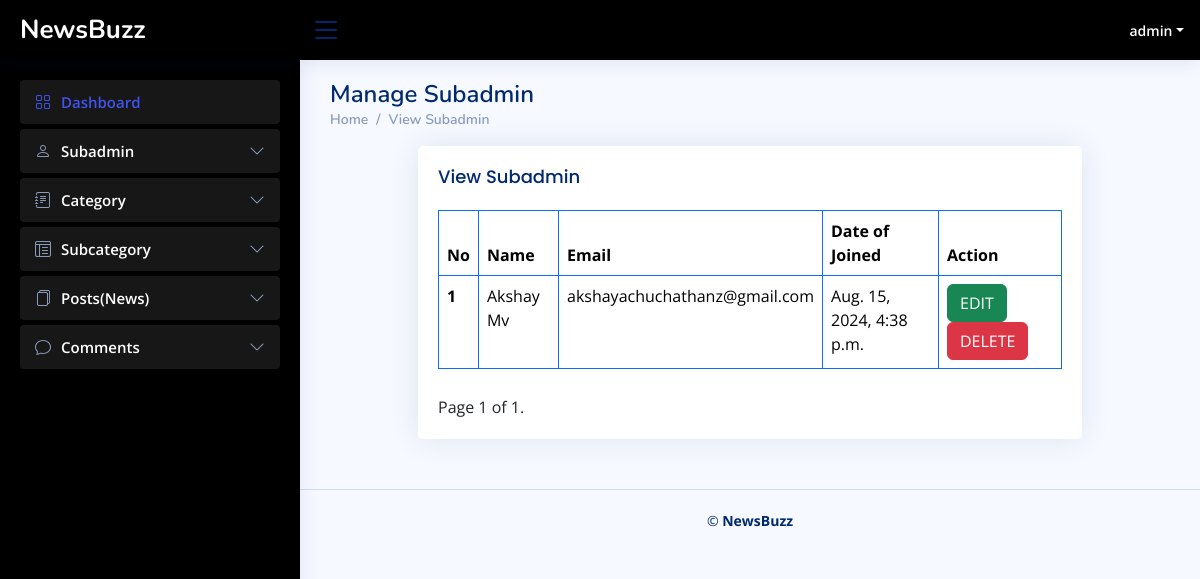
Page /viewsubadmin (signed in) on the committed database.
### newsapp/models.py (models this page shows)
class Customeuser(AbstractUser):
    USER={
        (1,'admin'),
        (2,'subadmin')
    }
    user_type=models.CharField(choices=USER,default=1,max_length=100)
    profile_pic = models.ImageField(upload_to='media/profileimage')

### newsportalprj/adminviews.py (the view)
# urls.py: path('viewsubadmin',adminviews.viewsubadmin,name='viewsubadmin'),
@login_required(login_url = 'index')
def viewsubadmin(request):
    subadmin=Customeuser.objects.filter(user_type=2)
    paginator = Paginator(subadmin, 10)
    page_number = request.GET.get('page')
    try:
        subadmin = paginator.page(page_number)
    except PageNotAnInteger:
        subadmin = paginator.page(1)
    except EmptyPage:
        subadmin = paginator.page(paginator.num_pages)
    context={
        'subad':subadmin
    }
    return render(request,'admin/viewsubadmin.html',context)

### templates/admin/viewsubadmin.html (shortened to what this page needs)
{% extends 'base.html' %}
{% block content %}
  <div class="pagetitle">
      <h1>Manage Subadmin</h1>
      <nav>
        <ol class="breadcrumb">
          <li class="breadcrumb-item"><a href="{% url 'dashboard' %}">Home</a></li>
          <li class="breadcrumb-item">View Subadmin</li>
        </ol>
      </nav>
    </div>
    <section class="section">
      <div class="row">
        <div class="col-lg-12" style="padding-left: 100px;padding-right: 100px;">
          <div class="card">
            <div class="card-body">
              <h5 class="card-title">View Subadmin</h5>
              <table class="table table-bordered border-primary">
                <thead>
                  <tr>
                    <th scope="col">No</th>
                    <th scope="col">Name</th>
                    <th scope="col">Email</th>
                    <th scope="col">Date of Joined</th>
                    <th scope="col">Action</th>
                  </tr>
                </thead>
                <tbody>
                    {% for i in subad %}
                  <tr>
                    <th scope="row">{{ forloop.counter }}</th>
                    <td>{{i.first_name}} {{i.last_name}}</td>
                    <td>{{i.email}}</td>
                    <td>{{i.date_joined}}</td>
                    <td><a href="{% url 'editsubadmin' i.id %}" class="btn btn-success">
                        EDIT</a> <a href="{% url 'deletesubadmin' i.id %}" class="btn btn-danger">
                            DELETE</a></td>
                  </tr>{% endfor %}
                </tbody>
              </table>
              <div class="pagination" style="padding-top: 10px;text-align: center;">
                <span class="step-links">
                    <span class="current">
                        Page {{ subad.number }} of {{ subad.paginator.num_pages }}.
                    </span>
                </span>
            </div>
            </div>
          </div>
        </div>
      </div>
    </section>  {% endblock %}

### static/assets/css/style.css (style rules this page uses)
:root { scroll-behavior: smooth; }
body { font-family: "Open Sans", sans-serif; background: #f6f9ff; color: #444444; }
a { color: #4154f1; text-decoration: none; }
h1, h2, h3, h4, h5, h6 { font-family: "Nunito", sans-serif; }
.pagetitle { margin-bottom: 10px; }
.pagetitle h1 { font-size: 24px; margin-bottom: 0; font-weight: 600; color: #012970; }
.card { margin-bottom: 30px; border: none; border-radius: 5px; box-shadow: 0px 0 30px rgba(1, 41, 112, 0.1); }
.card-title { padding: 20px 0 15px 0; font-size: 18px; font-weight: 500; color: #012970; font-family: "Poppins", sans-serif; }
.card-body { padding: 0 20px 20px 20px; }
.breadcrumb { font-size: 14px; font-family: "Nunito", sans-serif; color: #899bbd; font-weight: 600; }
.breadcrumb a { color: #899bbd; transition: 0.3s; }
.breadcrumb .breadcrumb-item::before { color: #899bbd; }

### rows in the picture
Customeuser: first_name "Akshay", last_name "Mv", email "akshayachuchathanz@gmail.com", date_joined "Aug. 15, 2024, 4:38 p.m."

### other values in the picture
{{ subad.number }} "1"
{{ subad.paginator.num_pages }} "1"
